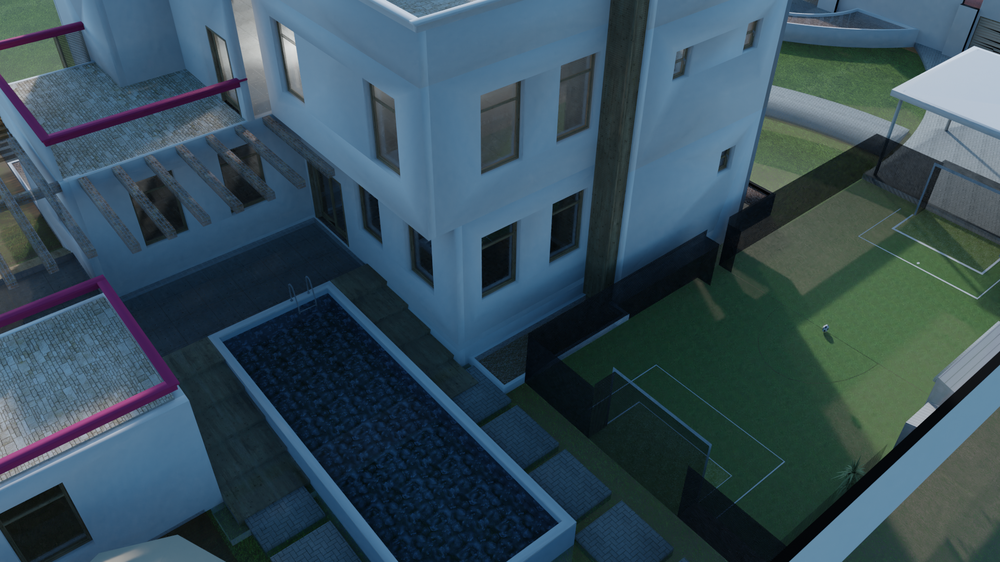
#> input picture Frame1.png, 1000 x 562 px, shrunk from 1920 x 1080 before the run
$ jupyter execute cw_1.ipynb
#> lines starting #> are read from the running program, lines starting #| are printed output that depends on the picture; after the words box and inside, x2 and y2 are one past the last pixel; in counts of white or black regions, pixels touching at a corner belong together; long printed decimals are rounded
[cell 1]
# import the graph
import numpy as np
import matplotlib.pyplot as plt
# import computer vision library
import cv2
# import the image
img = cv2.imread('Frame1.png')
#> img is the input picture: shape (562, 1000, 3); mean B, G, R 88.2, 77.1, 54.9
img1_copy = img.copy()

# convert the image to grayscale
gray = cv2.cvtColor(img, cv2.COLOR_BGR2GRAY)
# display the image
plt.imshow(gray, cmap='gray')
plt.show()


img2 = cv2.imread('Frame2.png')
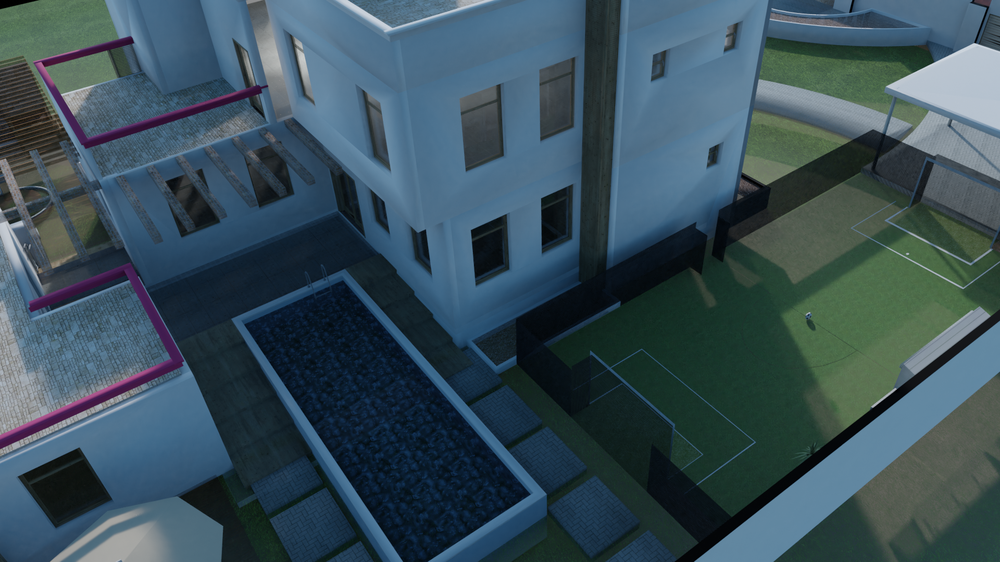
#> input picture Frame2.png, 1000 x 562 px, shrunk from 1920 x 1080 before the run
#> img2 is the input picture: shape (562, 1000, 3); mean B, G, R 89.2, 79, 57.2
img2_copy = img2.copy()
gray2 = cv2.cvtColor(img2, cv2.COLOR_BGR2GRAY)
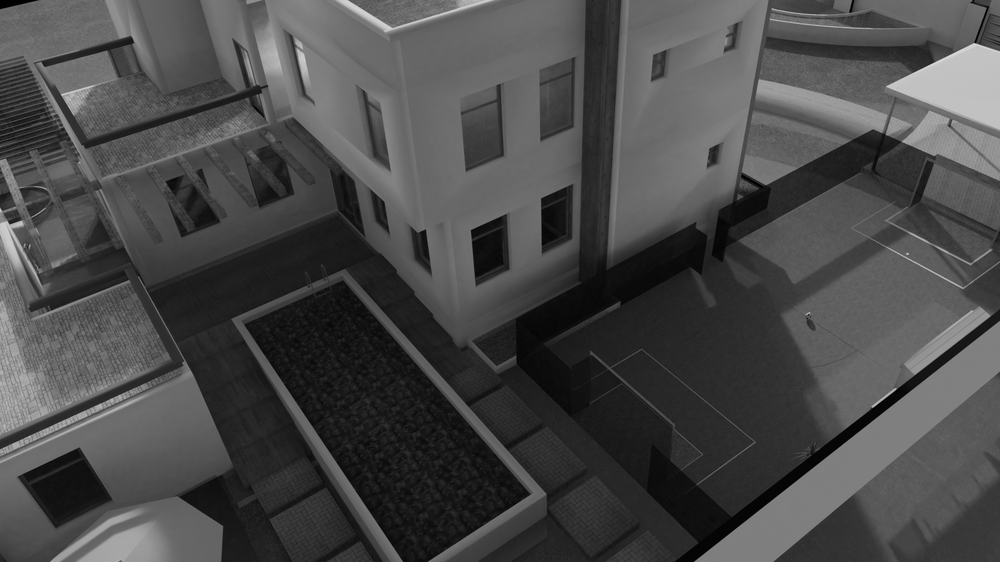
#> gray2: shape (562, 1000); min 0, max 221, mean 73.6
plt.imshow(gray2, cmap='gray')
plt.show()

[cell 2]
# detect the sailent features
sift = cv2.xfeatures2d.SIFT_create( contrastThreshold=0.045)
kp, des = sift.detectAndCompute(gray, None)
#> kp = 513 keypoints; strongest (x, y, size): (916, 420, 8.8), (927, 410, 8.5), (290, 50, 10), (913, 436, 13.3)
kp2, des2 = sift.detectAndCompute(gray2, None)
#> kp2 = 567 keypoints; strongest (x, y, size): (873, 406, 2), (19, 224, 4.6), (10, 222, 2.9), (69, 489, 47.7)
# draw the features
img = cv2.drawKeypoints(gray, kp, img)
img2 = cv2.drawKeypoints(gray2, kp2, img2)
# display the image
plt.imshow(img)
plt.show()
plt.imshow(img2)
plt.show()

[cell 3]
# detect the corners
corners = cv2.goodFeaturesToTrack(gray, 100, 0.01, 10)
#> corners = 100 rows, first 8: [8, 163], [834, 11], [9, 83], [976, 10], [893, 89], [907, 421], [903, 144], [935, 408]
corners = np.int0(corners)
for i in corners:
    x, y = i.ravel()
    cv2.circle(img, (x, y), 3, 255, -1)
#> this loop made 100 passes
#> (x, y) on passes 1 to 12: (8, 163), (834, 11), (9, 83), (976, 10), (893, 89), (907, 421), (903, 144), (935, 408), (787, 22), (83, 28), (918, 263), (962, 50)
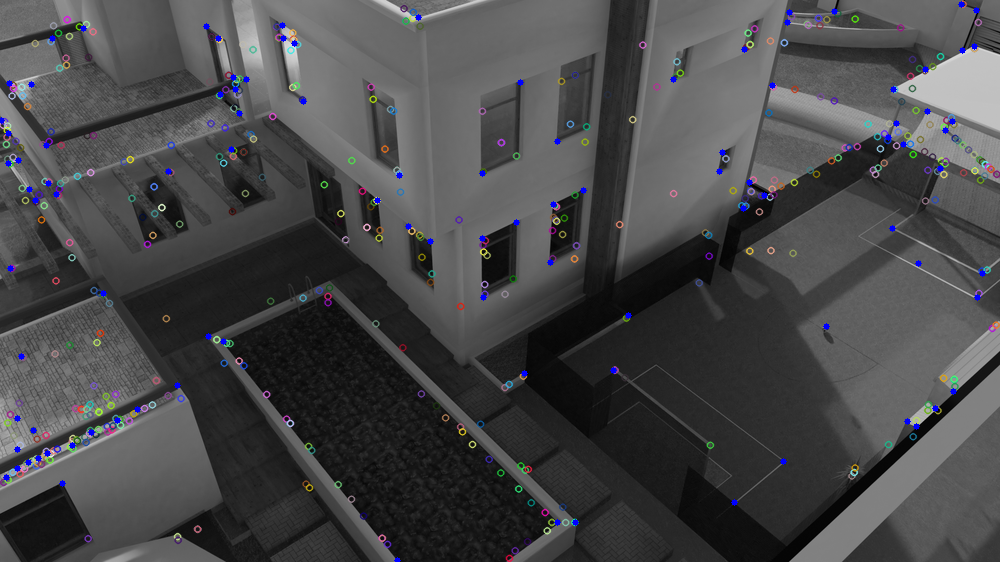
#> img: shape (562, 1000, 3); mean B, G, R 73.4, 72.1, 72.1
plt.imshow(img)
plt.show()

# detect the corners
corners2 = cv2.goodFeaturesToTrack(gray2, 100, 0.01, 10)
#> corners2 = 100 rows, first 8: [975, 41], [62, 94], [850, 11], [9, 223], [20, 189], [425, 230], [985, 8], [902, 141]
corners2 = np.int0(corners2)
for i in corners2:
    x, y = i.ravel()
    cv2.circle(img2, (x, y), 3, 255, -1)
#> this loop made 100 passes
#> (x, y) on passes 1 to 12: (975, 41), (62, 94), (850, 11), (9, 223), (20, 189), (425, 230), (985, 8), (902, 141), (2, 211), (971, 2), (895, 388), (907, 253)
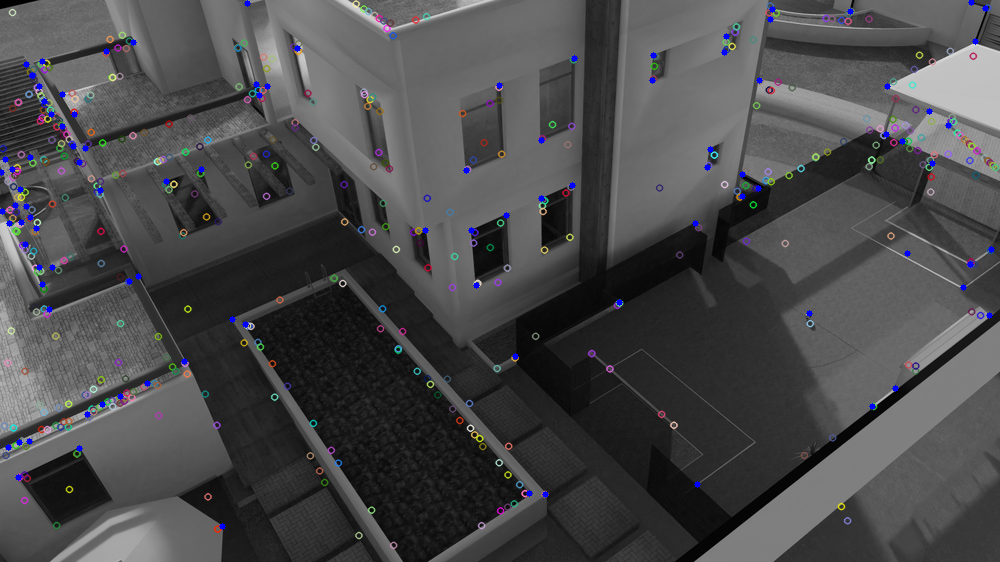
#> img2: shape (562, 1000, 3); mean B, G, R 75.3, 74, 74.1
plt.imshow(img2)
plt.show()

[cell 4]
#match the features with nearest neighbour distance ratio
bf = cv2.BFMatcher()
matches = bf.knnMatch(des, des2, k=2)
#> matches = 513 matches
good = []
for m, n in matches:
    if m.distance < 0.7 * n.distance:
        good.append([m])
#> after the loop, good = 139 matches
img3 = cv2.drawMatchesKnn(gray, kp, gray2, kp2, good, None, flags=2)
plt.figure(figsize=(10, 10))
plt.imshow(img3)
plt.show()

[cell 5]
# match the features
bf = cv2.BFMatcher()
matches = bf.knnMatch(des, des2, k=2)
matchesMask = [[0, 0] for i in range(len(matches))]
#> matchesMask = 513 pairs, first value 0 to 0, second value 0 to 0
for i, (m, n) in enumerate(matches):
    if m.distance < 0.55 * n.distance:
        matchesMask[i] = [1, 0]
#> after the loop, matchesMask = 513 pairs, first value 0 to 1, second value 0 to 0
draw_params = dict(matchColor=(0, 255, 0), singlePointColor=(255, 0, 0), matchesMask=matchesMask, flags=0)
#> draw_params = 4 items
img3 = cv2.drawMatchesKnn(gray, kp, gray2, kp2, matches, None, **draw_params)
plt.figure(figsize=(10, 10))
plt.imshow(img3)
plt.show()

# [16 lines of commented-out code are left out]

[cell 6]
# estimate the fundamental matrix
pts1 = []
pts2 = []
for m in good:
    pts2.append(kp2[m[0].trainIdx].pt)
    pts1.append(kp[m[0].queryIdx].pt)
#> this loop made 139 passes
#> after the loop, pts1 = 139 pairs, first value 13.47 to 984.9, second value 11.85 to 521.9; pts2 = 139 pairs, first value 7.36 to 975.3, second value 18.35 to 528.6
pts1 = np.int32(pts1)
#> pts1 = 139 pairs, first value 13 to 984, second value 11 to 521
pts2 = np.int32(pts2)
#> pts2 = 139 pairs, first value 7 to 975, second value 18 to 528
print(pts1.shape)
#| (139, 2)
print(pts2.shape)
#| (139, 2)
F, mask = cv2.findFundamentalMat(pts1, pts2, cv2.FM_LMEDS)
#> F = [[3.06e-07, 3.37e-05, -0.0103], [-3.11e-05, 3.89e-06, -0.0257], [0.0091, 0.0197, 1]]; mask = 139 values, max 1 at index 0, min 0 at index 3, mean 0.827
print(F)
#| [[ 3.05635621e-07  3.36859261e-05 -1.02902896e-02]
#|  [-3.10568229e-05  3.89162271e-06 -2.56976798e-02]
#|  [ 9.09731910e-03  1.97393742e-02  1.00000000e+00]]
# We select only inlier points
pts1 = pts1[mask.ravel() == 1]
#> pts1 = 115 pairs, first value 13 to 981, second value 17 to 521
pts2 = pts2[mask.ravel() == 1]
#> pts2 = 115 pairs, first value 39 to 975, second value 18 to 493
print(pts1.shape)
#| (115, 2)
# draw the epipolar lines
for i in range(len(pts1)):
    cv2.circle(img3, (pts1[i][0], pts1[i][1]), 3, (255, 0, 0), -1)
    cv2.circle(img3, (pts2[i][0] + gray.shape[1], pts2[i][1]), 3, (255, 0, 0), -1)
    cv2.line(img3, (pts1[i][0], pts1[i][1]), (pts2[i][0] + gray.shape[1], pts2[i][1]), (0, 0, 255), 1)
#> this loop made 115 passes
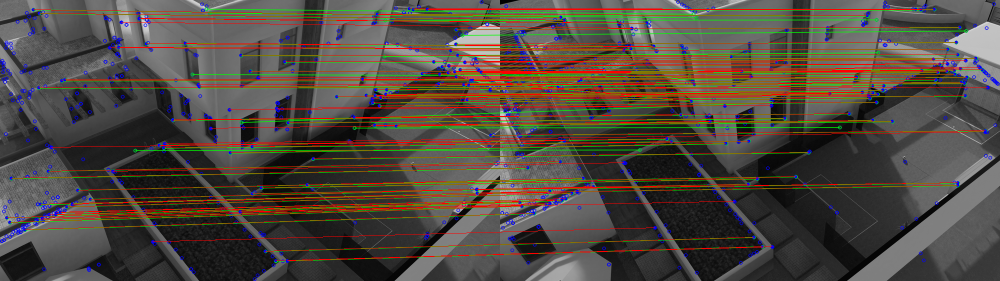
#> img3: shape (562, 2000, 3) (shown at 1/2 size); mean of channels 0, 1, 2 65.1, 73.9, 82.1; drawn as B, G, R
plt.figure(figsize=(10, 10))
plt.imshow(img3)
plt.show()

[cell 7]
plt.figure(figsize=(10, 10))
plt.imshow(img3)
plt.show()

[cell 8]
np.zeros((1, 3))

[cell 9]
print(1)

[cell 10]
# find the correctly matched points that meet the epipolar constraint
pts1 = []
pts2 = []
for m in good:
    pts2.append(kp2[m[0].trainIdx].pt)
    pts1.append(kp[m[0].queryIdx].pt)
#> after the loop, pts1 = 139 pairs, first value 13.47 to 984.9, second value 11.85 to 521.9; pts2 = 139 pairs, first value 7.36 to 975.3, second value 18.35 to 528.6
pts1 = np.int32(pts1)
#> pts1 = 139 pairs, first value 13 to 984, second value 11 to 521
pts2 = np.int32(pts2)
#> pts2 = 139 pairs, first value 7 to 975, second value 18 to 528
# calculate the epipolar lines
lines1 = cv2.computeCorrespondEpilines(pts2.reshape(-1, 1, 2), 2, F)
#> lines1 = 139 rows, first 8: [-0.15, 0.989, -427.5], [-0.16, 0.987, -434.4], [-0.0562, 0.998, -356.5], [0.0754, 0.997, -252.3], [-0.171, 0.985, -443], [-0.171, 0.985, -443], [-0.171, 0.985, -443], [0.272, 0.962, -86.12]
lines1 = lines1.reshape(-1, 3)
lines2 = cv2.computeCorrespondEpilines(pts1.reshape(-1, 1, 2), 1, F)
#> lines2 = 139 rows, first 8: [0.176, -0.984, 391.4], [0.187, -0.982, 397.5], [0.0682, -0.998, 328.4], [-0.316, -0.949, 76.29], [0.207, -0.978, 408.8], [0.2, -0.98, 404.8], [0.2, -0.98, 404.8], [-0.282, -0.959, 100.6]
lines2 = lines2.reshape(-1, 3)
# draw the epipolar lines
for i in range(len(pts1)):
    color = tuple(np.random.randint(0, 255, 3).tolist())
    x0, y0 = map(int, [0, -lines1[i][2] / lines1[i][1]])
    x1, y1 = map(int, [gray.shape[1], -(lines1[i][2] + lines1[i][0] * gray.shape[1]) / lines1[i][1]])
    cv2.line(img3, (x0, y0), (x1, y1), color, 1)
    cv2.circle(img3, (pts1[i][0], pts1[i][1]), 3, color, -1)
    x0, y0 = map(int, [0, -lines2[i][2] / lines2[i][1]])
    x1, y1 = map(int, [gray.shape[1], -(lines2[i][2] + lines2[i][0] * gray.shape[1]) / lines2[i][1]])
    cv2.line(img3, (x0 + gray.shape[1], y0), (x1 + gray.shape[1], y1), color, 1)
    cv2.circle(img3, (pts2[i][0] + gray.shape[1], pts2[i][1]), 3, color, -1)
#> this loop made 139 passes
#> color on passes 1 to 12: (172, 47, 117), (192, 67, 251), (195, 103, 9), (211, 21, 242), (36, 87, 70), (216, 88, 140), (58, 193, 230), (39, 87, 174), (88, 81, 165), (25, 77, 72), (9, 148, 115), (208, 243, 197)
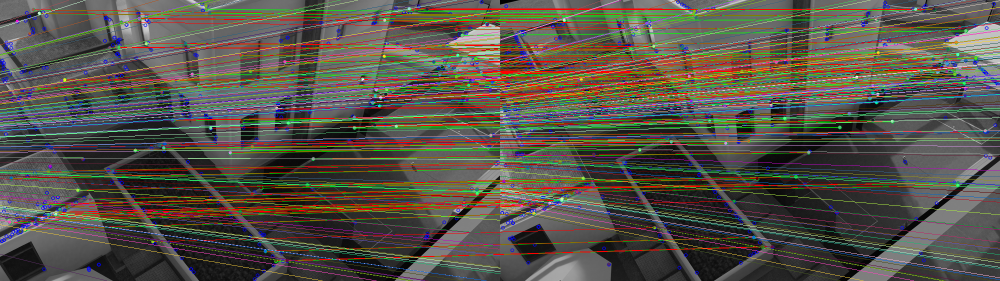
#> img3: shape (562, 2000, 3) (shown at 1/2 size); 17.3% of pixels changed, all inside (x1, y1, x2, y2) = (0, 0, 2000, 562); drawn as B, G, R
plt.figure(figsize=(10, 10))
plt.imshow(img3)
plt.show()

[cell 11]
# estaplish the disparity map
stereo = cv2.StereoSGBM_create(minDisparity=0, numDisparities=250, blockSize=5, P1=10, P2=150, disp12MaxDiff=1, uniquenessRatio=10, speckleWindowSize=5, speckleRange=5)
disparity = stereo.compute(gray, gray2)
plt.imshow(disparity, 'gray')
plt.show()

[cell 12]
# estaplish the disparity map
stereo = cv2.StereoBM_create()
disparity = stereo.compute(gray, gray2)
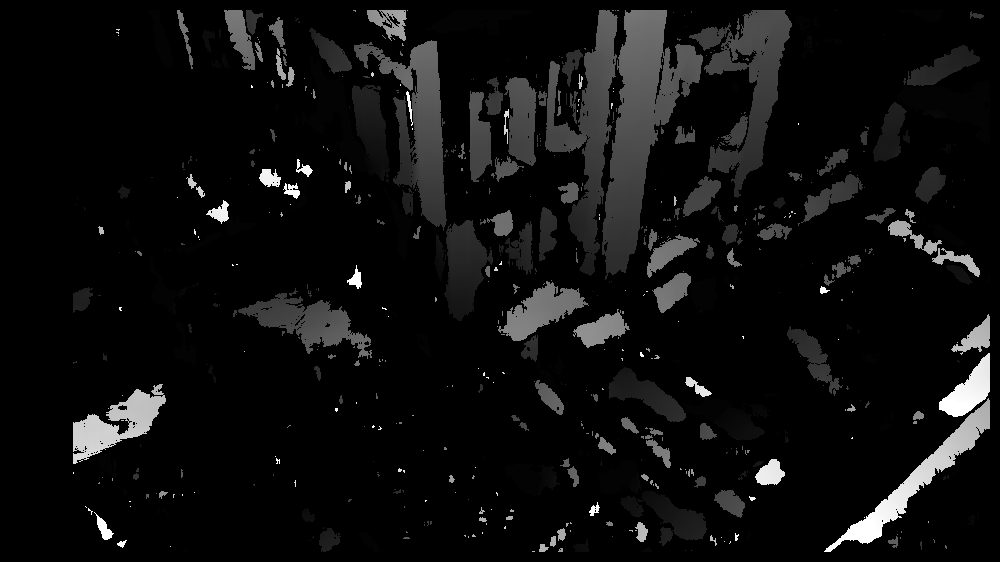
#> disparity: shape (562, 1000) int16; min -16, max 1008, mean 43.8; drawn with min black and max white
plt.imshow(disparity, 'gray')
plt.show()

[cell 13]
# rectification
# find the fundamental matrix
pts1 = []
pts2 = []
for m in good:
    pts2.append(kp2[m[0].trainIdx].pt)
    pts1.append(kp[m[0].queryIdx].pt)
pts1 = np.int32(pts1)
pts2 = np.int32(pts2)
F, mask = cv2.findFundamentalMat(pts1, pts2, cv2.FM_LMEDS)
print(F)
#| [[ 3.05635621e-07  3.36859261e-05 -1.02902896e-02]
#|  [-3.10568229e-05  3.89162271e-06 -2.56976798e-02]
#|  [ 9.09731910e-03  1.97393742e-02  1.00000000e+00]]
# We select only inlier points
pts1 = pts1[mask.ravel() == 1]
pts2 = pts2[mask.ravel() == 1]
# calculate the essential matrix
K = np.array([[1.0, 0.0, 0.0], [0.0, 1.0, 0.0], [0.0, 0.0, 1.0]])
E = K.T @ F @ K
print(E)
#| [[ 3.05635621e-07  3.36859261e-05 -1.02902896e-02]
#|  [-3.10568229e-05  3.89162271e-06 -2.56976798e-02]
#|  [ 9.09731910e-03  1.97393742e-02  1.00000000e+00]]
# calculate the rotation and translation matrix
retval, R, t, mask = cv2.recoverPose(E, pts1, pts2, K)
print(R)
#| [[ 0.851   -0.3167  0.4189]
#|  [-0.3731  0.1967  0.9067]
#|  [-0.3695 -0.9279  0.04929]]
print(t)
#| [[ 0.9074]
#|  [-0.4204]
#|  [-0.001466]]
# calculate the projection matrix
P1 = np.hstack((np.eye(3), np.zeros((3, 1))))
P2 = np.hstack((R, t))
# calculate the rectification matrix
retval, H1, H2 = cv2.stereoRectifyUncalibrated(pts1, pts2, F, gray.shape[::-1])
# print(H1)
# print(H2)
# rectify the images
img1_rectified = cv2.warpPerspective(img, H1, gray.shape[::-1])
img2_rectified = cv2.warpPerspective(img2, H2, gray.shape[::-1])
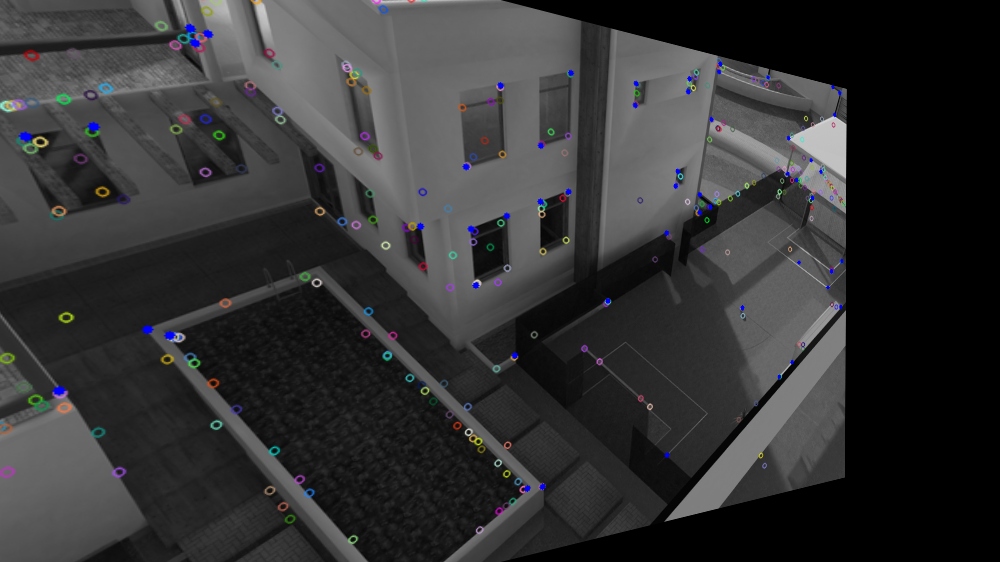
#> img2_rectified: shape (562, 1000, 3); mean B, G, R 51.9, 51.3, 51.3
plt.imshow(img1_rectified)
plt.show()
plt.imshow(img2_rectified)
plt.show()

[cell 14]
# Find the correctly matched points that meet the epipolar constraint and illustrate these matches.
pts1 = []
pts2 = []
for m in good:
    pts2.append(kp2[m[0].trainIdx].pt)
    pts1.append(kp[m[0].queryIdx].pt)
pts1 = np.int32(pts1)
pts2 = np.int32(pts2)
# calculate the epipolar lines
lines1 = cv2.computeCorrespondEpilines(pts2.reshape(-1, 1, 2), 2, F)
lines1 = lines1.reshape(-1, 3)
lines2 = cv2.computeCorrespondEpilines(pts1.reshape(-1, 1, 2), 1, F)
lines2 = lines2.reshape(-1, 3)
# draw the epipolar lines
for i in range(len(pts1)):
    color = tuple(np.random.randint(0, 255, 3).tolist())
    x0, y0 = map(int, [0, -lines1[i][2] / lines1[i][1]])
    x1, y1 = map(int, [gray.shape[1], -(lines1[i][2] + lines1[i][0] * gray.shape[1]) / lines1[i][1]])
    cv2.line(img3, (x0, y0), (x1, y1), color, 1)
    cv2.circle(img3, (pts1[i][0], pts1[i][1]), 3, color, -1)
    x0, y0 = map(int, [0, -lines2[i][2] / lines2[i][1]])
    x1, y1 = map(int, [gray.shape[1], -(lines2[i][2] + lines2[i][0] * gray.shape[1]) / lines2[i][1]])
    cv2.line(img3, (x0 + gray.shape[1], y0), (x1 + gray.shape[1], y1), color, 1)
    cv2.circle(img3, (pts2[i][0] + gray.shape[1], pts2[i][1]), 3, color, -1)
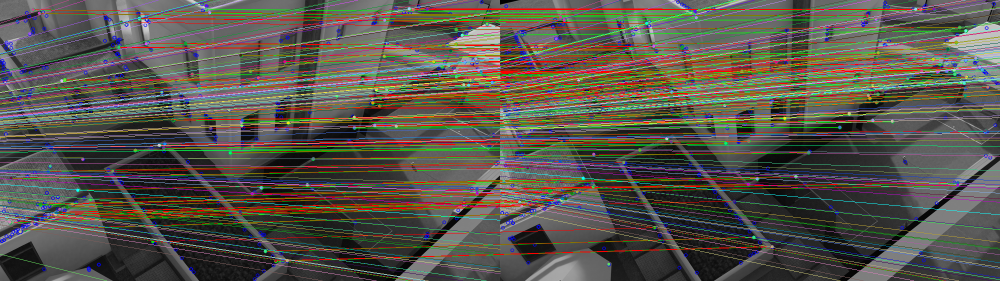
#> img3: shape (562, 2000, 3) (shown at 1/2 size); 17.3% of pixels changed, all inside (x1, y1, x2, y2) = (0, 0, 2000, 562); drawn as B, G, R
plt.figure(figsize=(10, 10))
plt.imshow(img3)
plt.show()

[cell 15]
# Camera1
# intrinsic matrix: [[1.600e+03, 0.000e+00, 9.595e+02],
#  [0.000e+00, 1.600e+03, 5.395e+02],
#  [0.000e+00, 0.000e+00, 1.000e+00]]
# Extrinsic matrix (this is the rotation and translation [m] of Camera 1 with respect to the world coordinate system):
# [[-6.32422984e-01, -7.74574101e-01, 8.72639567e-03, -2.36433081e+00],
#  [-5.00836670e-01, 4.00276423e-01, -7.67425179e-01, -1.74806440e+00],
#  [ 5.90934694e-01, -4.89707828e-01, -6.41079128e-01, 2.59576015e+01],
#  [ 0., 0., 0., 1.]]
# Camera2
# Camera 2 (Frame2):
# Intrinsic matrix:
# [[1.49333333e+03, 0.00000000e+00, 9.78700000e+02],
#  [0.00000000e+00, 1.49333333e+03, 5.20300000e+02],
#  [0.00000000e+00, 0.00000000e+00, 1.00000000e+00]]

# Extrinsic matrix (this is the rotation and translation of Camera 2 with respect to the world
# coordinate system):
# [[-0.5845883, -0.81050003, -0.03669427, -2.39520617],
#  [-0.5041514, 0.39832053, -0.76627171, -1.79913743],
#  [ 0.6356793, -0.42945388, -0.64146805, 26.26804151],
#  [ 0., 0., 0., 1.]]

# Camera1
instrinsic1 = np.array([[1.600e+03, 0.000e+00, 9.595e+02],
                        [0.000e+00, 1.600e+03, 5.395e+02],
                        [0.000e+00, 0.000e+00, 1.000e+00]])

extrinsic1 = np.array([[-6.32422984e-01, -7.74574101e-01, 8.72639567e-03, -2.36433081e+00],
                          [-5.00836670e-01, 4.00276423e-01, -7.67425179e-01, -1.74806440e+00],
                            [ 5.90934694e-01, -4.89707828e-01, -6.41079128e-01, 2.59576015e+01],
                            [ 0., 0., 0., 1.]])
# Camera2
instrinsic2 = np.array([[1.49333333e+03, 0.00000000e+00, 9.78700000e+02],
                        [0.00000000e+00, 1.49333333e+03, 5.20300000e+02],
                        [0.00000000e+00, 0.00000000e+00, 1.00000000e+00]])

extrinsic2 = np.array([[-0.5845883, -0.81050003, -0.03669427, -2.39520617],
                            [-0.5041514, 0.39832053, -0.76627171, -1.79913743],
                            [ 0.6356793, -0.42945388, -0.64146805, 26.26804151],
                            [ 0., 0., 0., 1.]])
# R_vec:
# [[ 0.9971792 , -0.00348069, 0.07497863],
#  [ 0.00362138, 0.99999203, -0.00174044],
#  [-0.07497205, 0.00200697, 0.99718366]]

# T_vec = [-1.98989457, 0.00265269, 0.20979508] [meters]
R_vec = np.array([[ 0.9971792 , -0.00348069, 0.07497863],
                    [ 0.00362138, 0.99999203, -0.00174044],
                    [-0.07497205, 0.00200697, 0.99718366]])
T_vec = np.array([-1.98989457, 0.00265269, 0.20979508])

e1 = instrinsic2 @ T_vec
a = e1[0]
b = e1[1]
c = e1[2]
e2 = np.array([[0, -c, b], [c, 0, -a], [-b, a, 0]])

epipolar = instrinsic2 @ R_vec @ np.linalg.inv(instrinsic1)
F = e2 @ epipolar
print(F/F[2,2])

[cell 16]
print(pts2)
#> (printed output is left out)
